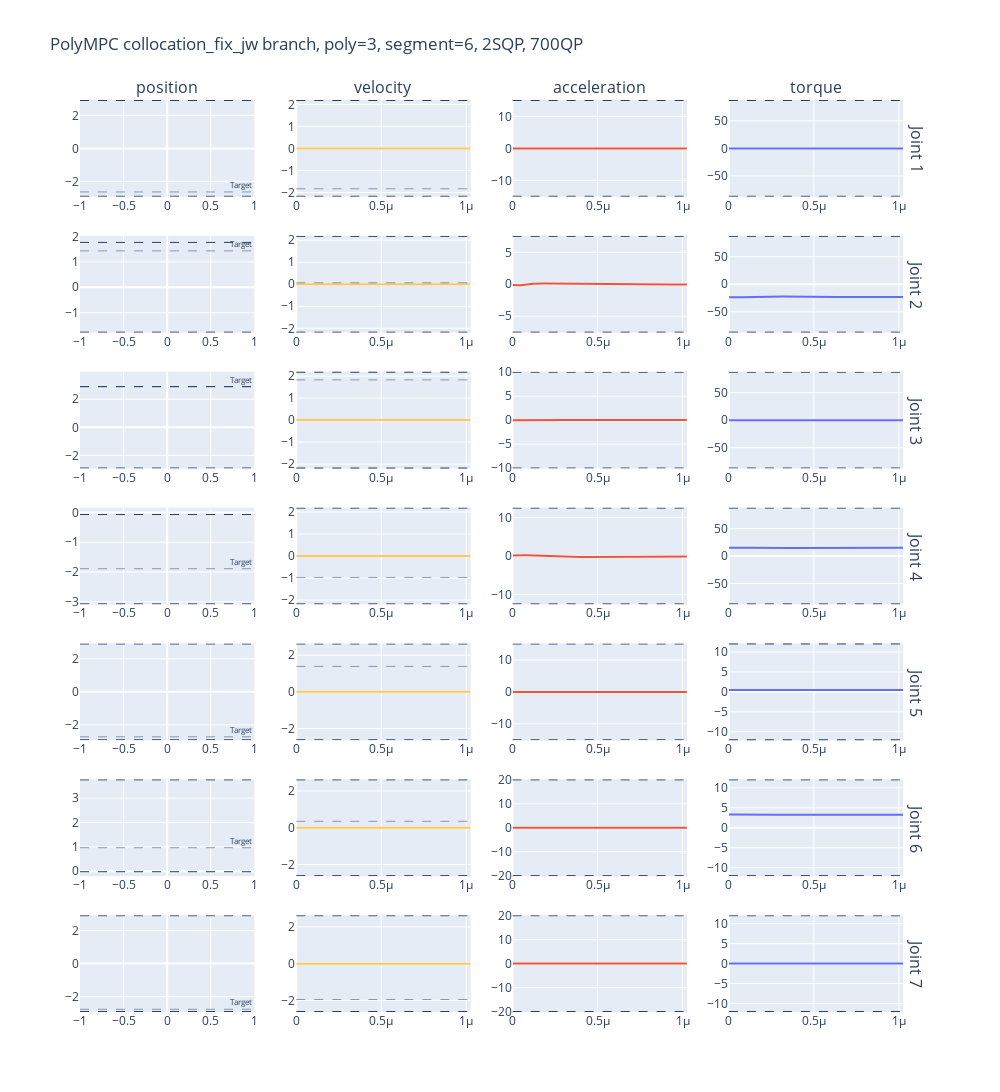

The notebook cell this image was saved under:
### Code cell
data = np.loadtxt("optimal_solution.txt")

target_state = data[0].T
target_position = target_state[1:8]
target_velocity = target_state[8:15]

data_rk = data[1:202].T
time_rk = data_rk[0]
position_rk = data_rk[1:8]
velocity_rk = data_rk[8:15]
acceleration_rk = data_rk[15:22]
torque_rk = data_rk[22:29]

data_mpc = data[202:].T
time_mpc = data_mpc[0]
position_mpc = data_mpc[1:8]
velocity_mpc = data_mpc[8:15]
acceleration_mpc = data_mpc[15:22]
torque_mpc = data_mpc[22:29]


position_limit = np.array([[-2.8973, -1.7628, -2.8973, -3.0718, -2.8973, -0.0175, -2.8973], 
                          [2.8973, 1.7628, 2.8973, -0.0698, 2.8973, 3.7525, 2.8973]])

velocity_limit = np.array([2.1750, 2.1750, 2.1750, 2.1750, 2.6100, 2.6100, 2.6100])

acceleration_limit = np.array([15.0, 7.5, 10.0, 12.5, 15.0, 20.0, 20.0])

torque_limit = np.array([87, 87, 87, 87, 12, 12, 12])

colors = px.colors.qualitative.Plotly
fig = make_subplots(rows=7, cols=4, column_titles=["position", "velocity", "acceleration", "torque"], row_titles=["Joint 1", "Joint 2", "Joint 3", "Joint 4", "Joint 5", "Joint 6", "Joint 7"])

for i in range(7):

    # Plot position trajectory, limit and target
    # fig.add_trace(
    # go.Scatter(x=time_mpc, y=position_mpc[i, :], line_color=colors[2]),
    # row=i+1, col=1 )

    fig.add_trace(
    go.Scatter(x=time_rk, y=position_rk[i, :], opacity=1, line_color=colors[2]),
    row=i+1, col=1 )

    fig.add_hline(y=target_position[i],
    row=i+1, col=1, line_dash="dash", line_width=0.5, annotation_text="Target", annotation_font_size=8)

    fig.add_hline(y=position_limit[0, i],
    row=i+1, col=1, line_dash="dash", line_width=1)

    fig.add_hline(y=position_limit[1, i],
    row=i+1, col=1, line_dash="dash", line_width=1)

    # Plot velocitiy trajectory, limit and target
    fig.add_trace(
    go.Scatter(x=time_mpc, y=velocity_mpc[i, :], line_color=colors[9]),
    row=i+1, col=2 )

    fig.add_trace(
    go.Scatter(x=time_rk, y=velocity_rk[i, :], opacity=0.5, line_color=colors[9]),
    row=i+1, col=2 )

    fig.add_hline(y=target_velocity[i],
    row=i+1, col=2, line_dash="dash", line_width=0.5)

    fig.add_hline(y=velocity_limit[i],
    row=i+1, col=2, line_dash="dash", line_width=1)

    fig.add_hline(y=-velocity_limit[i],
    row=i+1, col=2, line_dash="dash", line_width=1)

    # Plot acceleration trajectory and limit
    fig.add_trace(
    go.Scatter(x=time_mpc, y=acceleration_mpc[i, :], line_color=colors[1]),
    row=i+1, col=3 )

    fig.add_trace(
    go.Scatter(x=time_rk, y=acceleration_rk[i, :], opacity=0.4, line_color=colors[1]),
    row=i+1, col=3 )

    fig.add_hline(y=acceleration_limit[i],
    row=i+1, col=3, line_dash="dash", line_width=1)

    fig.add_hline(y=-acceleration_limit[i],
    row=i+1, col=3, line_dash="dash", line_width=1)

    # Plot torque , limit and target
    fig.add_trace(
    go.Scatter(x=time_mpc, y=torque_mpc[i, :], line_color=colors[0]),
    row=i+1, col=4 )

    fig.add_trace(
    go.Scatter(x=time_rk, y=torque_rk[i, :], opacity=0.3, line_color=colors[0]),
    row=i+1, col=4 )

    fig.add_hline(y=torque_limit[i],
    row=i+1, col=4, line_dash="dash", line_width=1)

    fig.add_hline(y=-torque_limit[i],
    row=i+1, col=4, line_dash="dash", line_width=1)
    
fig.update_layout(height=2000, width=1000, title_text="PolyMPC collocation_fix_jw branch, poly=3, segment=6, 2SQP, 700QP")
fig.update(layout_showlegend=False)
fig.show()

### Figure 1 — Plotly figure (JSON) as saved in the notebook; plotly's stock layout.template omitted (floating-point values rounded to 4 significant figures; data arrays with more than 128 entries replaced by an {"elided": "..."} marker saying what was removed)
{"data": [{"line": {"color": "#00CC96"}, "opacity": 1, "type": "scatter", "x": {"elided": "201 int values"}, "xaxis": "x", "y": {"elided": "201 float values"}, "yaxis": "y"}, {"line": {"color": "#FECB52"}, "type": "scatter", "x": {"elided": "201 float values"}, "xaxis": "x2", "y": {"elided": "201 float values"}, "yaxis": "y2"}, {"line": {"color": "#FECB52"}, "opacity": 0.5, "type": "scatter", "x": {"elided": "201 int values"}, "xaxis": "x2", "y": {"elided": "201 float values"}, "yaxis": "y2"}, {"line": {"color": "#EF553B"}, "type": "scatter", "x": {"elided": "201 float values"}, "xaxis": "x3", "y": {"elided": "201 float values"}, "yaxis": "y3"}, {"line": {"color": "#EF553B"}, "opacity": 0.4, "type": "scatter", "x": {"elided": "201 int values"}, "xaxis": "x3", "y": {"elided": "201 float values"}, "yaxis": "y3"}, {"line": {"color": "#636EFA"}, "type": "scatter", "x": {"elided": "201 float values"}, "xaxis": "x4", "y": {"elided": "201 float values"}, "yaxis": "y4"}, {"line": {"color": "#636EFA"}, "opacity": 0.3, "type": "scatter", "x": {"elided": "201 int values"}, "xaxis": "x4", "y": {"elided": "201 float values"}, "yaxis": "y4"}, {"line": {"color": "#00CC96"}, "opacity": 1, "type": "scatter", "x": {"elided": "201 int values"}, "xaxis": "x5", "y": {"elided": "201 float values"}, "yaxis": "y5"}, {"line": {"color": "#FECB52"}, "type": "scatter", "x": {"elided": "201 float values"}, "xaxis": "x6", "y": {"elided": "201 float values"}, "yaxis": "y6"}, {"line": {"color": "#FECB52"}, "opacity": 0.5, "type": "scatter", "x": {"elided": "201 int values"}, "xaxis": "x6", "y": {"elided": "201 float values"}, "yaxis": "y6"}, {"line": {"color": "#EF553B"}, "type": "scatter", "x": {"elided": "201 float values"}, "xaxis": "x7", "y": {"elided": "201 float values"}, "yaxis": "y7"}, {"line": {"color": "#EF553B"}, "opacity": 0.4, "type": "scatter", "x": {"elided": "201 int values"}, "xaxis": "x7", "y": {"elided": "201 float values"}, "yaxis": "y7"}, {"line": {"color": "#636EFA"}, "type": "scatter", "x": {"elided": "201 float values"}, "xaxis": "x8", "y": {"elided": "201 float values"}, "yaxis": "y8"}, {"line": {"color": "#636EFA"}, "opacity": 0.3, "type": "scatter", "x": {"elided": "201 int values"}, "xaxis": "x8", "y": {"elided": "201 float values"}, "yaxis": "y8"}, {"line": {"color": "#00CC96"}, "opacity": 1, "type": "scatter", "x": {"elided": "201 int values"}, "xaxis": "x9", "y": {"elided": "201 float values"}, "yaxis": "y9"}, {"line": {"color": "#FECB52"}, "type": "scatter", "x": {"elided": "201 float values"}, "xaxis": "x10", "y": {"elided": "201 float values"}, "yaxis": "y10"}, {"line": {"color": "#FECB52"}, "opacity": 0.5, "type": "scatter", "x": {"elided": "201 int values"}, "xaxis": "x10", "y": {"elided": "201 float values"}, "yaxis": "y10"}, {"line": {"color": "#EF553B"}, "type": "scatter", "x": {"elided": "201 float values"}, "xaxis": "x11", "y": {"elided": "201 float values"}, "yaxis": "y11"}, {"line": {"color": "#EF553B"}, "opacity": 0.4, "type": "scatter", "x": {"elided": "201 int values"}, "xaxis": "x11", "y": {"elided": "201 int values"}, "yaxis": "y11"}, {"line": {"color": "#636EFA"}, "type": "scatter", "x": {"elided": "201 float values"}, "xaxis": "x12", "y": {"elided": "201 float values"}, "yaxis": "y12"}, {"line": {"color": "#636EFA"}, "opacity": 0.3, "type": "scatter", "x": {"elided": "201 int values"}, "xaxis": "x12", "y": {"elided": "201 float values"}, "yaxis": "y12"}, {"line": {"color": "#00CC96"}, "opacity": 1, "type": "scatter", "x": {"elided": "201 int values"}, "xaxis": "x13", "y": {"elided": "201 float values"}, "yaxis": "y13"}, {"line": {"color": "#FECB52"}, "type": "scatter", "x": {"elided": "201 float values"}, "xaxis": "x14", "y": {"elided": "201 float values"}, "yaxis": "y14"}, {"line": {"color": "#FECB52"}, "opacity": 0.5, "type": "scatter", "x": {"elided": "201 int values"}, "xaxis": "x14", "y": {"elided": "201 float values"}, "yaxis": "y14"}, {"line": {"color": "#EF553B"}, "type": "scatter", "x": {"elided": "201 float values"}, "xaxis": "x15", "y": {"elided": "201 float values"}, "yaxis": "y15"}, {"line": {"color": "#EF553B"}, "opacity": 0.4, "type": "scatter", "x": {"elided": "201 int values"}, "xaxis": "x15", "y": {"elided": "201 float values"}, "yaxis": "y15"}, {"line": {"color": "#636EFA"}, "type": "scatter", "x": {"elided": "201 float values"}, "xaxis": "x16", "y": {"elided": "201 float values"}, "yaxis": "y16"}, {"line": {"color": "#636EFA"}, "opacity": 0.3, "type": "scatter", "x": {"elided": "201 int values"}, "xaxis": "x16", "y": {"elided": "201 float values"}, "yaxis": "y16"}, {"line": {"color": "#00CC96"}, "opacity": 1, "type": "scatter", "x": {"elided": "201 int values"}, "xaxis": "x17", "y": {"elided": "201 float values"}, "yaxis": "y17"}, {"line": {"color": "#FECB52"}, "type": "scatter", "x": {"elided": "201 float values"}, "xaxis": "x18", "y": {"elided": "201 float values"}, "yaxis": "y18"}, {"line": {"color": "#FECB52"}, "opacity": 0.5, "type": "scatter", "x": {"elided": "201 int values"}, "xaxis": "x18", "y": {"elided": "201 float values"}, "yaxis": "y18"}, {"line": {"color": "#EF553B"}, "type": "scatter", "x": {"elided": "201 float values"}, "xaxis": "x19", "y": {"elided": "201 float values"}, "yaxis": "y19"}, {"line": {"color": "#EF553B"}, "opacity": 0.4, "type": "scatter", "x": {"elided": "201 int values"}, "xaxis": "x19", "y": {"elided": "201 float values"}, "yaxis": "y19"}, {"line": {"color": "#636EFA"}, "type": "scatter", "x": {"elided": "201 float values"}, "xaxis": "x20", "y": {"elided": "201 float values"}, "yaxis": "y20"}, {"line": {"color": "#636EFA"}, "opacity": 0.3, "type": "scatter", "x": {"elided": "201 int values"}, "xaxis": "x20", "y": {"elided": "201 float values"}, "yaxis": "y20"}, {"line": {"color": "#00CC96"}, "opacity": 1, "type": "scatter", "x": {"elided": "201 int values"}, "xaxis": "x21", "y": {"elided": "201 float values"}, "yaxis": "y21"}, {"line": {"color": "#FECB52"}, "type": "scatter", "x": {"elided": "201 float values"}, "xaxis": "x22", "y": {"elided": "201 float values"}, "yaxis": "y22"}, {"line": {"color": "#FECB52"}, "opacity": 0.5, "type": "scatter", "x": {"elided": "201 int values"}, "xaxis": "x22", "y": {"elided": "201 int values"}, "yaxis": "y22"}, {"line": {"color": "#EF553B"}, "type": "scatter", "x": {"elided": "201 float values"}, "xaxis": "x23", "y": {"elided": "201 float values"}, "yaxis": "y23"}, {"line": {"color": "#EF553B"}, "opacity": 0.4, "type": "scatter", "x": {"elided": "201 int values"}, "xaxis": "x23", "y": {"elided": "201 int values"}, "yaxis": "y23"}, {"line": {"color": "#636EFA"}, "type": "scatter", "x": {"elided": "201 float values"}, "xaxis": "x24", "y": {"elided": "201 float values"}, "yaxis": "y24"}, {"line": {"color": "#636EFA"}, "opacity": 0.3, "type": "scatter", "x": {"elided": "201 int values"}, "xaxis": "x24", "y": {"elided": "201 float values"}, "yaxis": "y24"}, {"line": {"color": "#00CC96"}, "opacity": 1, "type": "scatter", "x": {"elided": "201 int values"}, "xaxis": "x25", "y": {"elided": "201 float values"}, "yaxis": "y25"}, {"line": {"color": "#FECB52"}, "type": "scatter", "x": {"elided": "201 float values"}, "xaxis": "x26", "y": {"elided": "201 float values"}, "yaxis": "y26"}, {"line": {"color": "#FECB52"}, "opacity": 0.5, "type": "scatter", "x": {"elided": "201 int values"}, "xaxis": "x26", "y": {"elided": "201 float values"}, "yaxis": "y26"}, {"line": {"color": "#EF553B"}, "type": "scatter", "x": {"elided": "201 float values"}, "xaxis": "x27", "y": {"elided": "201 float values"}, "yaxis": "y27"}, {"line": {"color": "#EF553B"}, "opacity": 0.4, "type": "scatter", "x": {"elided": "201 int values"}, "xaxis": "x27", "y": {"elided": "201 float values"}, "yaxis": "y27"}, {"line": {"color": "#636EFA"}, "type": "scatter", "x": {"elided": "201 float values"}, "xaxis": "x28", "y": {"elided": "201 float values"}, "yaxis": "y28"}, {"line": {"color": "#636EFA"}, "opacity": 0.3, "type": "scatter", "x": {"elided": "201 int values"}, "xaxis": "x28", "y": {"elided": "201 float values"}, "yaxis": "y28"}], "layout": {"annotations": [{"font": {"size": 16}, "showarrow": false, "text": "position", "x": 0.1037, "xanchor": "center", "xref": "paper", "y": 1, "yanchor": "bottom", "yref": "paper"}, {"font": {"size": 16}, "showarrow": false, "text": "velocity", "x": 0.3612, "xanchor": "center", "xref": "paper", "y": 1, "yanchor": "bottom", "yref": "paper"}, {"font": {"size": 16}, "showarrow": false, "text": "acceleration", "x": 0.6188, "xanchor": "center", "xref": "paper", "y": 1, "yanchor": "bottom", "yref": "paper"}, {"font": {"size": 16}, "showarrow": false, "text": "torque", "x": 0.8762, "xanchor": "center", "xref": "paper", "y": 1, "yanchor": "bottom", "yref": "paper"}, {"font": {"size": 16}, "showarrow": false, "text": "Joint 1", "textangle": 90, "x": 0.98, "xanchor": "left", "xref": "paper", "y": 0.9469, "yanchor": "middle", "yref": "paper"}, {"font": {"size": 16}, "showarrow": false, "text": "Joint 2", "textangle": 90, "x": 0.98, "xanchor": "left", "xref": "paper", "y": 0.798, "yanchor": "middle", "yref": "paper"}, {"font": {"size": 16}, "showarrow": false, "text": "Joint 3", "textangle": 90, "x": 0.98, "xanchor": "left", "xref": "paper", "y": 0.649, "yanchor": "middle", "yref": "paper"}, {"font": {"size": 16}, "showarrow": false, "text": "Joint 4", "textangle": 90, "x": 0.98, "xanchor": "left", "xref": "paper", "y": 0.5, "yanchor": "middle", "yref": "paper"}, {"font": {"size": 16}, "showarrow": false, "text": "Joint 5", "textangle": 90, "x": 0.98, "xanchor": "left", "xref": "paper", "y": 0.351, "yanchor": "middle", "yref": "paper"}, {"font": {"size": 16}, "showarrow": false, "text": "Joint 6", "textangle": 90, "x": 0.98, "xanchor": "left", "xref": "paper", "y": 0.202, "yanchor": "middle", "yref": "paper"}, {"font": {"size": 16}, "showarrow": false, "text": "Joint 7", "textangle": 90, "x": 0.98, "xanchor": "left", "xref": "paper", "y": 0.05306, "yanchor": "middle", "yref": "paper"}, {"font": {"size": 8}, "showarrow": false, "text": "Target", "x": 1, "xanchor": "right", "xref": "x domain", "y": -2.635, "yanchor": "bottom", "yref": "y"}, {"font": {"size": 8}, "showarrow": false, "text": "Target", "x": 1, "xanchor": "right", "xref": "x5 domain", "y": 1.431, "yanchor": "bottom", "yref": "y5"}, {"font": {"size": 8}, "showarrow": false, "text": "Target", "x": 1, "xanchor": "right", "xref": "x9 domain", "y": 2.886, "yanchor": "bottom", "yref": "y9"}, {"font": {"size": 8}, "showarrow": false, "text": "Target", "x": 1, "xanchor": "right", "xref": "x13 domain", "y": -1.89, "yanchor": "bottom", "yref": "y13"}, {"font": {"size": 8}, "showarrow": false, "text": "Target", "x": 1, "xanchor": "right", "xref": "x17 domain", "y": -2.718, "yanchor": "bottom", "yref": "y17"}, {"font": {"size": 8}, "showarrow": false, "text": "Target", "x": 1, "xanchor": "right", "xref": "x21 domain", "y": 0.9679, "yanchor": "bottom", "yref": "y21"}, {"font": {"size": 8}, "showarrow": false, "text": "Target", "x": 1, "xanchor": "right", "xref": "x25 domain", "y": -2.762, "yanchor": "bottom", "yref": "y25"}], "height": 2000, "shapes": [{"line": {"dash": "dash", "width": 0.5}, "type": "line", "x0": 0, "x1": 1, "xref": "x domain", "y0": -2.635, "y1": -2.635, "yref": "y"}, {"line": {"dash": "dash", "width": 1}, "type": "line", "x0": 0, "x1": 1, "xref": "x domain", "y0": -2.897, "y1": -2.897, "yref": "y"}, {"line": {"dash": "dash", "width": 1}, "type": "line", "x0": 0, "x1": 1, "xref": "x domain", "y0": 2.897, "y1": 2.897, "yref": "y"}, {"line": {"dash": "dash", "width": 0.5}, "type": "line", "x0": 0, "x1": 1, "xref": "x2 domain", "y0": -1.834, "y1": -1.834, "yref": "y2"}, {"line": {"dash": "dash", "width": 1}, "type": "line", "x0": 0, "x1": 1, "xref": "x2 domain", "y0": 2.175, "y1": 2.175, "yref": "y2"}, {"line": {"dash": "dash", "width": 1}, "type": "line", "x0": 0, "x1": 1, "xref": "x2 domain", "y0": -2.175, "y1": -2.175, "yref": "y2"}, {"line": {"dash": "dash", "width": 1}, "type": "line", "x0": 0, "x1": 1, "xref": "x3 domain", "y0": 15, "y1": 15, "yref": "y3"}, {"line": {"dash": "dash", "width": 1}, "type": "line", "x0": 0, "x1": 1, "xref": "x3 domain", "y0": -15, "y1": -15, "yref": "y3"}, {"line": {"dash": "dash", "width": 1}, "type": "line", "x0": 0, "x1": 1, "xref": "x4 domain", "y0": 87, "y1": 87, "yref": "y4"}, {"line": {"dash": "dash", "width": 1}, "type": "line", "x0": 0, "x1": 1, "xref": "x4 domain", "y0": -87, "y1": -87, "yref": "y4"}, {"line": {"dash": "dash", "width": 0.5}, "type": "line", "x0": 0, "x1": 1, "xref": "x5 domain", "y0": 1.431, "y1": 1.431, "yref": "y5"}, {"line": {"dash": "dash", "width": 1}, "type": "line", "x0": 0, "x1": 1, "xref": "x5 domain", "y0": -1.763, "y1": -1.763, "yref": "y5"}, {"line": {"dash": "dash", "width": 1}, "type": "line", "x0": 0, "x1": 1, "xref": "x5 domain", "y0": 1.763, "y1": 1.763, "yref": "y5"}, {"line": {"dash": "dash", "width": 0.5}, "type": "line", "x0": 0, "x1": 1, "xref": "x6 domain", "y0": 0.06792, "y1": 0.06792, "yref": "y6"}, {"line": {"dash": "dash", "width": 1}, "type": "line", "x0": 0, "x1": 1, "xref": "x6 domain", "y0": 2.175, "y1": 2.175, "yref": "y6"}, {"line": {"dash": "dash", "width": 1}, "type": "line", "x0": 0, "x1": 1, "xref": "x6 domain", "y0": -2.175, "y1": -2.175, "yref": "y6"}, {"line": {"dash": "dash", "width": 1}, "type": "line", "x0": 0, "x1": 1, "xref": "x7 domain", "y0": 7.5, "y1": 7.5, "yref": "y7"}, {"line": {"dash": "dash", "width": 1}, "type": "line", "x0": 0, "x1": 1, "xref": "x7 domain", "y0": -7.5, "y1": -7.5, "yref": "y7"}, {"line": {"dash": "dash", "width": 1}, "type": "line", "x0": 0, "x1": 1, "xref": "x8 domain", "y0": 87, "y1": 87, "yref": "y8"}, {"line": {"dash": "dash", "width": 1}, "type": "line", "x0": 0, "x1": 1, "xref": "x8 domain", "y0": -87, "y1": -87, "yref": "y8"}, {"line": {"dash": "dash", "width": 0.5}, "type": "line", "x0": 0, "x1": 1, "xref": "x9 domain", "y0": 2.886, "y1": 2.886, "yref": "y9"}, {"line": {"dash": "dash", "width": 1}, "type": "line", "x0": 0, "x1": 1, "xref": "x9 domain", "y0": -2.897, "y1": -2.897, "yref": "y9"}, {"line": {"dash": "dash", "width": 1}, "type": "line", "x0": 0, "x1": 1, "xref": "x9 domain", "y0": 2.897, "y1": 2.897, "yref": "y9"}, {"line": {"dash": "dash", "width": 0.5}, "type": "line", "x0": 0, "x1": 1, "xref": "x10 domain", "y0": 1.828, "y1": 1.828, "yref": "y10"}, {"line": {"dash": "dash", "width": 1}, "type": "line", "x0": 0, "x1": 1, "xref": "x10 domain", "y0": 2.175, "y1": 2.175, "yref": "y10"}, {"line": {"dash": "dash", "width": 1}, "type": "line", "x0": 0, "x1": 1, "xref": "x10 domain", "y0": -2.175, "y1": -2.175, "yref": "y10"}, {"line": {"dash": "dash", "width": 1}, "type": "line", "x0": 0, "x1": 1, "xref": "x11 domain", "y0": 10, "y1": 10, "yref": "y11"}, {"line": {"dash": "dash", "width": 1}, "type": "line", "x0": 0, "x1": 1, "xref": "x11 domain", "y0": -10, "y1": -10, "yref": "y11"}, {"line": {"dash": "dash", "width": 1}, "type": "line", "x0": 0, "x1": 1, "xref": "x12 domain", "y0": 87, "y1": 87, "yref": "y12"}, {"line": {"dash": "dash", "width": 1}, "type": "line", "x0": 0, "x1": 1, "xref": "x12 domain", "y0": -87, "y1": -87, "yref": "y12"}, {"line": {"dash": "dash", "width": 0.5}, "type": "line", "x0": 0, "x1": 1, "xref": "x13 domain", "y0": -1.89, "y1": -1.89, "yref": "y13"}, {"line": {"dash": "dash", "width": 1}, "type": "line", "x0": 0, "x1": 1, "xref": "x13 domain", "y0": -3.072, "y1": -3.072, "yref": "y13"}, {"line": {"dash": "dash", "width": 1}, "type": "line", "x0": 0, "x1": 1, "xref": "x13 domain", "y0": -0.0698, "y1": -0.0698, "yref": "y13"}, {"line": {"dash": "dash", "width": 0.5}, "type": "line", "x0": 0, "x1": 1, "xref": "x14 domain", "y0": -0.9749, "y1": -0.9749, "yref": "y14"}, {"line": {"dash": "dash", "width": 1}, "type": "line", "x0": 0, "x1": 1, "xref": "x14 domain", "y0": 2.175, "y1": 2.175, "yref": "y14"}, {"line": {"dash": "dash", "width": 1}, "type": "line", "x0": 0, "x1": 1, "xref": "x14 domain", "y0": -2.175, "y1": -2.175, "yref": "y14"}, {"line": {"dash": "dash", "width": 1}, "type": "line", "x0": 0, "x1": 1, "xref": "x15 domain", "y0": 12.5, "y1": 12.5, "yref": "y15"}, {"line": {"dash": "dash", "width": 1}, "type": "line", "x0": 0, "x1": 1, "xref": "x15 domain", "y0": -12.5, "y1": -12.5, "yref": "y15"}, {"line": {"dash": "dash", "width": 1}, "type": "line", "x0": 0, "x1": 1, "xref": "x16 domain", "y0": 87, "y1": 87, "yref": "y16"}, {"line": {"dash": "dash", "width": 1}, "type": "line", "x0": 0, "x1": 1, "xref": "x16 domain", "y0": -87, "y1": -87, "yref": "y16"}, {"line": {"dash": "dash", "width": 0.5}, "type": "line", "x0": 0, "x1": 1, "xref": "x17 domain", "y0": -2.718, "y1": -2.718, "yref": "y17"}, {"line": {"dash": "dash", "width": 1}, "type": "line", "x0": 0, "x1": 1, "xref": "x17 domain", "y0": -2.897, "y1": -2.897, "yref": "y17"}, {"line": {"dash": "dash", "width": 1}, "type": "line", "x0": 0, "x1": 1, "xref": "x17 domain", "y0": 2.897, "y1": 2.897, "yref": "y17"}, {"line": {"dash": "dash", "width": 0.5}, "type": "line", "x0": 0, "x1": 1, "xref": "x18 domain", "y0": 1.388, "y1": 1.388, "yref": "y18"}, {"line": {"dash": "dash", "width": 1}, "type": "line", "x0": 0, "x1": 1, "xref": "x18 domain", "y0": 2.61, "y1": 2.61, "yref": "y18"}, {"line": {"dash": "dash", "width": 1}, "type": "line", "x0": 0, "x1": 1, "xref": "x18 domain", "y0": -2.61, "y1": -2.61, "yref": "y18"}, {"line": {"dash": "dash", "width": 1}, "type": "line", "x0": 0, "x1": 1, "xref": "x19 domain", "y0": 15, "y1": 15, "yref": "y19"}, {"line": {"dash": "dash", "width": 1}, "type": "line", "x0": 0, "x1": 1, "xref": "x19 domain", "y0": -15, "y1": -15, "yref": "y19"}, {"line": {"dash": "dash", "width": 1}, "type": "line", "x0": 0, "x1": 1, "xref": "x20 domain", "y0": 12, "y1": 12, "yref": "y20"}, {"line": {"dash": "dash", "width": 1}, "type": "line", "x0": 0, "x1": 1, "xref": "x20 domain", "y0": -12, "y1": -12, "yref": "y20"}, {"line": {"dash": "dash", "width": 0.5}, "type": "line", "x0": 0, "x1": 1, "xref": "x21 domain", "y0": 0.9679, "y1": 0.9679, "yref": "y21"}, {"line": {"dash": "dash", "width": 1}, "type": "line", "x0": 0, "x1": 1, "xref": "x21 domain", "y0": -0.0175, "y1": -0.0175, "yref": "y21"}, {"line": {"dash": "dash", "width": 1}, "type": "line", "x0": 0, "x1": 1, "xref": "x21 domain", "y0": 3.752, "y1": 3.752, "yref": "y21"}, {"line": {"dash": "dash", "width": 0.5}, "type": "line", "x0": 0, "x1": 1, "xref": "x22 domain", "y0": 0.3505, "y1": 0.3505, "yref": "y22"}, {"line": {"dash": "dash", "width": 1}, "type": "line", "x0": 0, "x1": 1, "xref": "x22 domain", "y0": 2.61, "y1": 2.61, "yref": "y22"}, {"line": {"dash": "dash", "width": 1}, "type": "line", "x0": 0, "x1": 1, "xref": "x22 domain", "y0": -2.61, "y1": -2.61, "yref": "y22"}, {"line": {"dash": "dash", "width": 1}, "type": "line", "x0": 0, "x1": 1, "xref": "x23 domain", "y0": 20, "y1": 20, "yref": "y23"}, {"line": {"dash": "dash", "width": 1}, "type": "line", "x0": 0, "x1": 1, "xref": "x23 domain", "y0": -20, "y1": -20, "yref": "y23"}, {"line": {"dash": "dash", "width": 1}, "type": "line", "x0": 0, "x1": 1, "xref": "x24 domain", "y0": 12, "y1": 12, "yref": "y24"}, {"line": {"dash": "dash", "width": 1}, "type": "line", "x0": 0, "x1": 1, "xref": "x24 domain", "y0": -12, "y1": -12, "yref": "y24"}, {"line": {"dash": "dash", "width": 0.5}, "type": "line", "x0": 0, "x1": 1, "xref": "x25 domain", "y0": -2.762, "y1": -2.762, "yref": "y25"}, {"line": {"dash": "dash", "width": 1}, "type": "line", "x0": 0, "x1": 1, "xref": "x25 domain", "y0": -2.897, "y1": -2.897, "yref": "y25"}, {"line": {"dash": "dash", "width": 1}, "type": "line", "x0": 0, "x1": 1, "xref": "x25 domain", "y0": 2.897, "y1": 2.897, "yref": "y25"}, {"line": {"dash": "dash", "width": 0.5}, "type": "line", "x0": 0, "x1": 1, "xref": "x26 domain", "y0": -1.956, "y1": -1.956, "yref": "y26"}, {"line": {"dash": "dash", "width": 1}, "type": "line", "x0": 0, "x1": 1, "xref": "x26 domain", "y0": 2.61, "y1": 2.61, "yref": "y26"}, {"line": {"dash": "dash", "width": 1}, "type": "line", "x0": 0, "x1": 1, "xref": "x26 domain", "y0": -2.61, "y1": -2.61, "yref": "y26"}, {"line": {"dash": "dash", "width": 1}, "type": "line", "x0": 0, "x1": 1, "xref": "x27 domain", "y0": 20, "y1": 20, "yref": "y27"}, {"line": {"dash": "dash", "width": 1}, "type": "line", "x0": 0, "x1": 1, "xref": "x27 domain", "y0": -20, "y1": -20, "yref": "y27"}, {"line": {"dash": "dash", "width": 1}, "type": "line", "x0": 0, "x1": 1, "xref": "x28 domain", "y0": 12, "y1": 12, "yref": "y28"}, {"line": {"dash": "dash", "width": 1}, "type": "line", "x0": 0, "x1": 1, "xref": "x28 domain", "y0": -12, "y1": -12, "yref": "y28"}], "showlegend": false, "title": {"text": "PolyMPC collocation_fix_jw branch, poly=3, segment=6, 2SQP, 700QP"}, "width": 1000, "xaxis": {"anchor": "y", "domain": [0, 0.2075]}, "xaxis10": {"anchor": "y10", "domain": [0.2575, 0.465]}, "xaxis11": {"anchor": "y11", "domain": [0.515, 0.7225]}, "xaxis12": {"anchor": "y12", "domain": [0.7725, 0.98]}, "xaxis13": {"anchor": "y13", "domain": [0, 0.2075]}, "xaxis14": {"anchor": "y14", "domain": [0.2575, 0.465]}, "xaxis15": {"anchor": "y15", "domain": [0.515, 0.7225]}, "xaxis16": {"anchor": "y16", "domain": [0.7725, 0.98]}, "xaxis17": {"anchor": "y17", "domain": [0, 0.2075]}, "xaxis18": {"anchor": "y18", "domain": [0.2575, 0.465]}, "xaxis19": {"anchor": "y19", "domain": [0.515, 0.7225]}, "xaxis2": {"anchor": "y2", "domain": [0.2575, 0.465]}, "xaxis20": {"anchor": "y20", "domain": [0.7725, 0.98]}, "xaxis21": {"anchor": "y21", "domain": [0, 0.2075]}, "xaxis22": {"anchor": "y22", "domain": [0.2575, 0.465]}, "xaxis23": {"anchor": "y23", "domain": [0.515, 0.7225]}, "xaxis24": {"anchor": "y24", "domain": [0.7725, 0.98]}, "xaxis25": {"anchor": "y25", "domain": [0, 0.2075]}, "xaxis26": {"anchor": "y26", "domain": [0.2575, 0.465]}, "xaxis27": {"anchor": "y27", "domain": [0.515, 0.7225]}, "xaxis28": {"anchor": "y28", "domain": [0.7725, 0.98]}, "xaxis3": {"anchor": "y3", "domain": [0.515, 0.7225]}, "xaxis4": {"anchor": "y4", "domain": [0.7725, 0.98]}, "xaxis5": {"anchor": "y5", "domain": [0, 0.2075]}, "xaxis6": {"anchor": "y6", "domain": [0.2575, 0.465]}, "xaxis7": {"anchor": "y7", "domain": [0.515, 0.7225]}, "xaxis8": {"anchor": "y8", "domain": [0.7725, 0.98]}, "xaxis9": {"anchor": "y9", "domain": [0, 0.2075]}, "yaxis": {"anchor": "x", "domain": [0.8939, 1]}, "yaxis10": {"anchor": "x10", "domain": [0.5959, 0.702]}, "yaxis11": {"anchor": "x11", "domain": [0.5959, 0.702]}, "yaxis12": {"anchor": "x12", "domain": [0.5959, 0.702]}, "yaxis13": {"anchor": "x13", "domain": [0.4469, 0.5531]}, "yaxis14": {"anchor": "x14", "domain": [0.4469, 0.5531]}, "yaxis15": {"anchor": "x15", "domain": [0.4469, 0.5531]}, "yaxis16": {"anchor": "x16", "domain": [0.4469, 0.5531]}, "yaxis17": {"anchor": "x17", "domain": [0.298, 0.4041]}, "yaxis18": {"anchor": "x18", "domain": [0.298, 0.4041]}, "yaxis19": {"anchor": "x19", "domain": [0.298, 0.4041]}, "yaxis2": {"anchor": "x2", "domain": [0.8939, 1]}, "yaxis20": {"anchor": "x20", "domain": [0.298, 0.4041]}, "yaxis21": {"anchor": "x21", "domain": [0.149, 0.2551]}, "yaxis22": {"anchor": "x22", "domain": [0.149, 0.2551]}, "yaxis23": {"anchor": "x23", "domain": [0.149, 0.2551]}, "yaxis24": {"anchor": "x24", "domain": [0.149, 0.2551]}, "yaxis25": {"anchor": "x25", "domain": [0, 0.1061]}, "yaxis26": {"anchor": "x26", "domain": [0, 0.1061]}, "yaxis27": {"anchor": "x27", "domain": [0, 0.1061]}, "yaxis28": {"anchor": "x28", "domain": [0, 0.1061]}, "yaxis3": {"anchor": "x3", "domain": [0.8939, 1]}, "yaxis4": {"anchor": "x4", "domain": [0.8939, 1]}, "yaxis5": {"anchor": "x5", "domain": [0.7449, 0.851]}, "yaxis6": {"anchor": "x6", "domain": [0.7449, 0.851]}, "yaxis7": {"anchor": "x7", "domain": [0.7449, 0.851]}, "yaxis8": {"anchor": "x8", "domain": [0.7449, 0.851]}, "yaxis9": {"anchor": "x9", "domain": [0.5959, 0.702]}}}
